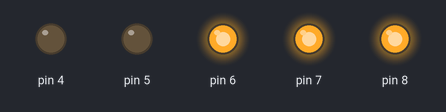
Bench run of a sketch on a simulated Arduino Uno, built with avr-gcc and run on an emulated ATmega328P. On the bench: output pins drawn as LEDs (lit = HIGH).

Above: at 2.1 s.
At 2.7 s:
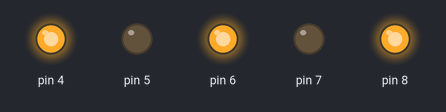
At 3.3 s:
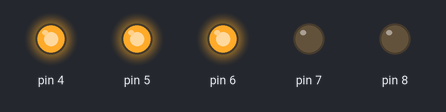
At 4.7 s:
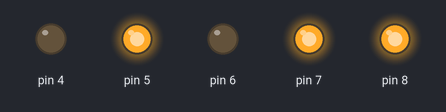
At 5.9 s:
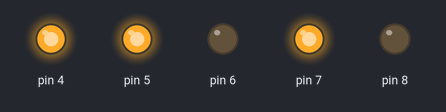
At 7.3 s:
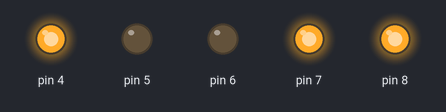
Timing chart, 0 to 7.6 s (numbered marks = the images above):
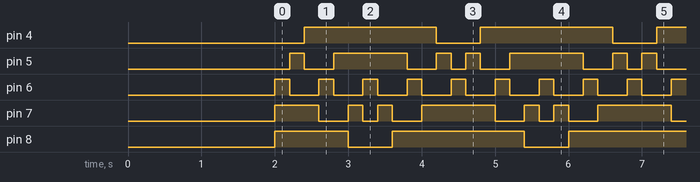

The sketch:

JS-1-11.ino
```cpp
/*

JS-1-11 - fill/empty/fill

*/

void setup() {
  // initialize digital pins as output.

  pinMode(8, OUTPUT);
  pinMode(7, OUTPUT);
  pinMode(6, OUTPUT);
  pinMode(5, OUTPUT);
  pinMode(4, OUTPUT);
delay(2000);
}

// the loop function runs over and over again forever
void loop() {


#define WAITTIME 200

  digitalWrite(8,HIGH);
  digitalWrite(7,HIGH);
  digitalWrite(6,HIGH);
  digitalWrite(5,LOW);
  digitalWrite(4,LOW);
  delay(WAITTIME);
;
;
  digitalWrite(6,LOW);
  digitalWrite(5,HIGH);
  delay(WAITTIME);
  digitalWrite(5,LOW);
  digitalWrite(4,HIGH);
  delay(WAITTIME)
 ;
 ;
  digitalWrite(7,LOW);
  digitalWrite(6,HIGH);
  delay(WAITTIME);
  digitalWrite(6,LOW);
  digitalWrite(5,HIGH);
  delay(WAITTIME);

 ;
  digitalWrite(8,LOW);
  digitalWrite(7,HIGH);
  delay(WAITTIME);
  digitalWrite(7,LOW);
  digitalWrite(6,HIGH);
  delay(WAITTIME);


  digitalWrite(6,LOW);
  digitalWrite(7,HIGH);
  delay(WAITTIME);
  digitalWrite(7,LOW);
  digitalWrite(8,HIGH);
  delay(WAITTIME);
;
;
  digitalWrite(5,LOW);
  digitalWrite(6,HIGH);
  delay(WAITTIME);
  digitalWrite(6,LOW);
  digitalWrite(7,HIGH);
  delay(WAITTIME);
;
;
  digitalWrite(4,LOW);
  digitalWrite(5,HIGH);
  delay(WAITTIME);
  digitalWrite(5,LOW);
  digitalWrite(6,HIGH);

}
```

Measured:
- by itself, pin 4: alternates HIGH for 1.8 s and LOW for 0.60 s
- by itself, pin 5: repeats every 2.4 s: LOW 0.40 s, HIGH 1.0 s, LOW 0.40 s, HIGH 0.20 s, LOW 0.20 s, HIGH 0.20 s
- by itself, pin 6: alternates HIGH for 0.20 s and LOW for 0.40 s
- by itself, pin 7: repeats every 2.4 s: LOW 0.40 s, HIGH 0.20 s, LOW 0.20 s, HIGH 0.20 s, LOW 0.40 s, HIGH 1.0 s
- by itself, pin 8: repeats every 2.4 s: LOW 0.60 s, HIGH 1.8 s
